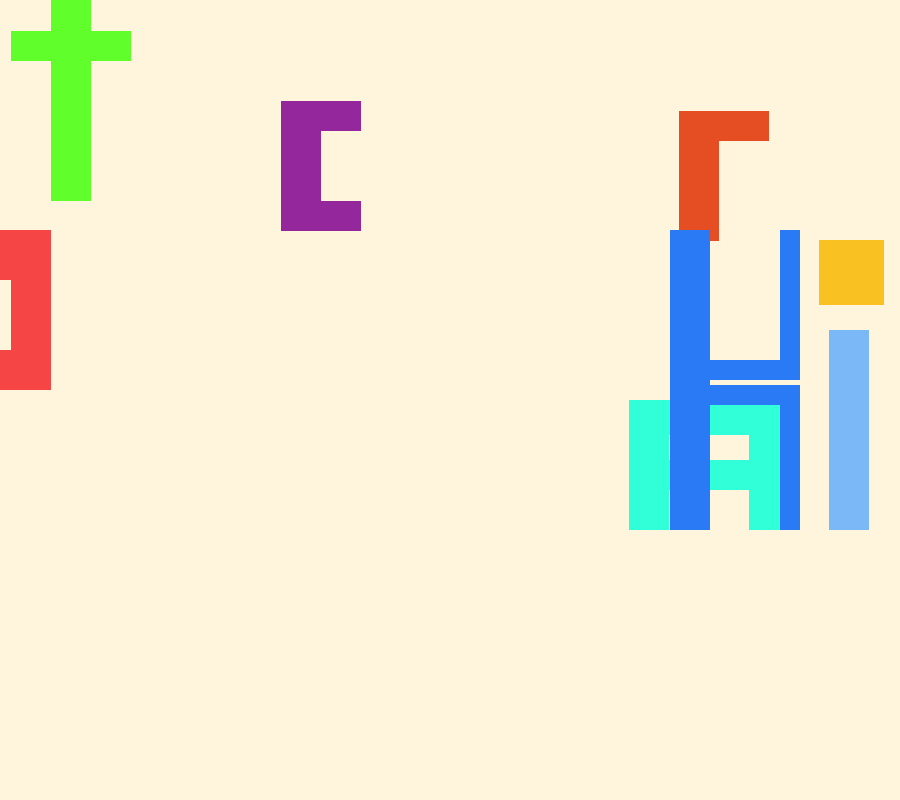
Frame 1 (no input)
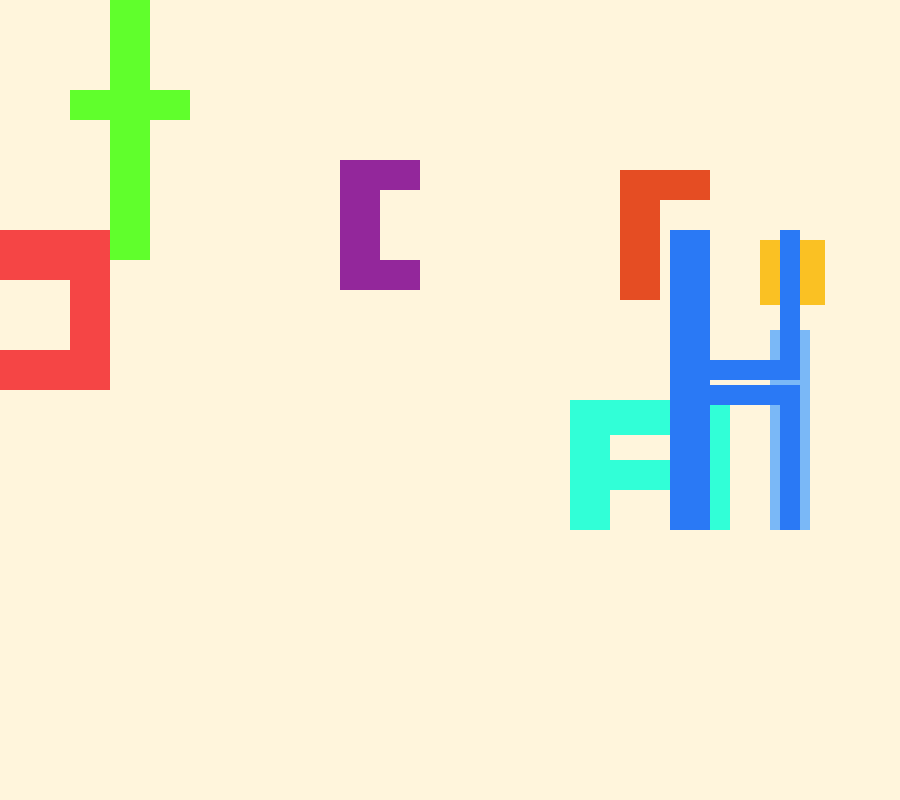
Frame 60 (the mouse pressed at the canvas centre just before this capture)
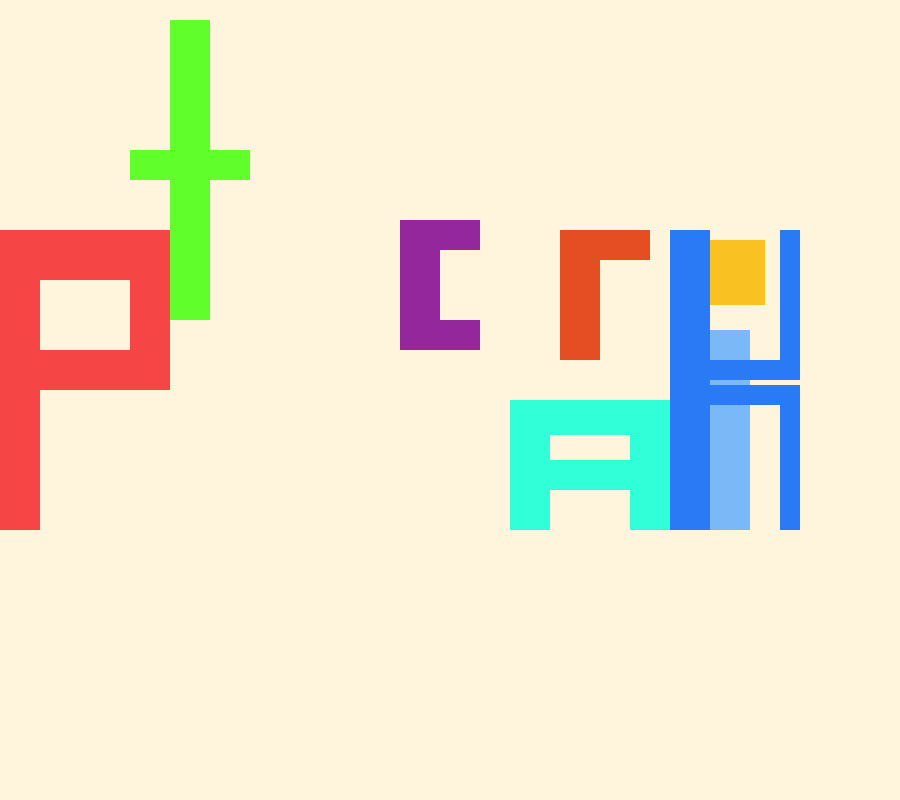
Frame 120 (the mouse held since frame 60 and released just before this capture)

The Processing sketch that drew these frames (run headless with seeded random() and noise(); from frame 60 on, the mouse is pressed at the canvas centre):

// Processing sketch: processing_94942
// ── processing_94942.pde

int P = -280;
int A = 420;
int T = -330;
int R1 = 250;
int R2 = -290;
int I = 300;
int C = -300;
int K = 600;


void setup(){
size(900,800);
background(255, 245, 220);
noStroke();
}

void draw (){
//P
background(255, 245, 220);
P = P+1;
P = min(0, P);
fill(245, 69, 69);          //red
rect(160+P, 230, 40, 300);  //P block 1
rect(200+P, 230, 100, 50);  //P block 2
rect(290+P, 230, 40, 150);  //P block 3
rect(330+P, 350, -170, 40); //P block 4


//A
A = A-1;
A = max(0, A);
fill(49, 255, 215);         //light blue
rect(210+A, 400, 40, 130);  //A block 1
rect(250+A, 400, 80, 35);   //A block 2
rect(330+A, 400, 40, 130);  //A block 3
rect(210+A, 460, 150, 30);  //A block 4


//T
T = T+1;
T = min(0, T);
fill(96, 255, 44);         //light green
rect(380+T, 230+T, 40, 300); //T block 1
rect(340+T, 360+T, 120, 30); // block 2


//R
R1 = R1-1;
R2 = R2+1;
R1 = max(0, R1);
R2 = min(0, R2);
fill(229, 77, 35);          //red 
rect(430+R1, 400+R2, 40, 130); //R1 & R2 block part 1
rect(470+R1, 400+R2, 50, 30); //R1 & R2 block part 2

//I
I = I-1;
I = max(0, I);
fill(122, 184, 247);       //blue  
rect(530+I, 330, 40, 200); //I

fill(250, 193, 35);        //yellow
rect(520+I, 240, 65, 65);  //Dot

//C
C = C+1;
C = min(C, 0);
fill(147, 39, 155);         //Purple
rect(580+C, 400+C, 40, 130); //C block 1
rect(580+C, 400+C, 80, 30); // C block 2
rect(580+C, 500+C, 80, 30); // C block 3

K = K+1;
K = min(K, 0);
fill(42, 121, 245);         //dark blue
rect(670+K, 230+K, 40, 300); //K block 1
rect(710+K, 360+K, 80, 20); // K block 2
rect(710+K, 385+K, 80, 20); // K block 3
rect(780+K, 230+K, 20, 150); // K block 3
rect(780+K, 385+K, 20, 145); // K block 3
}
